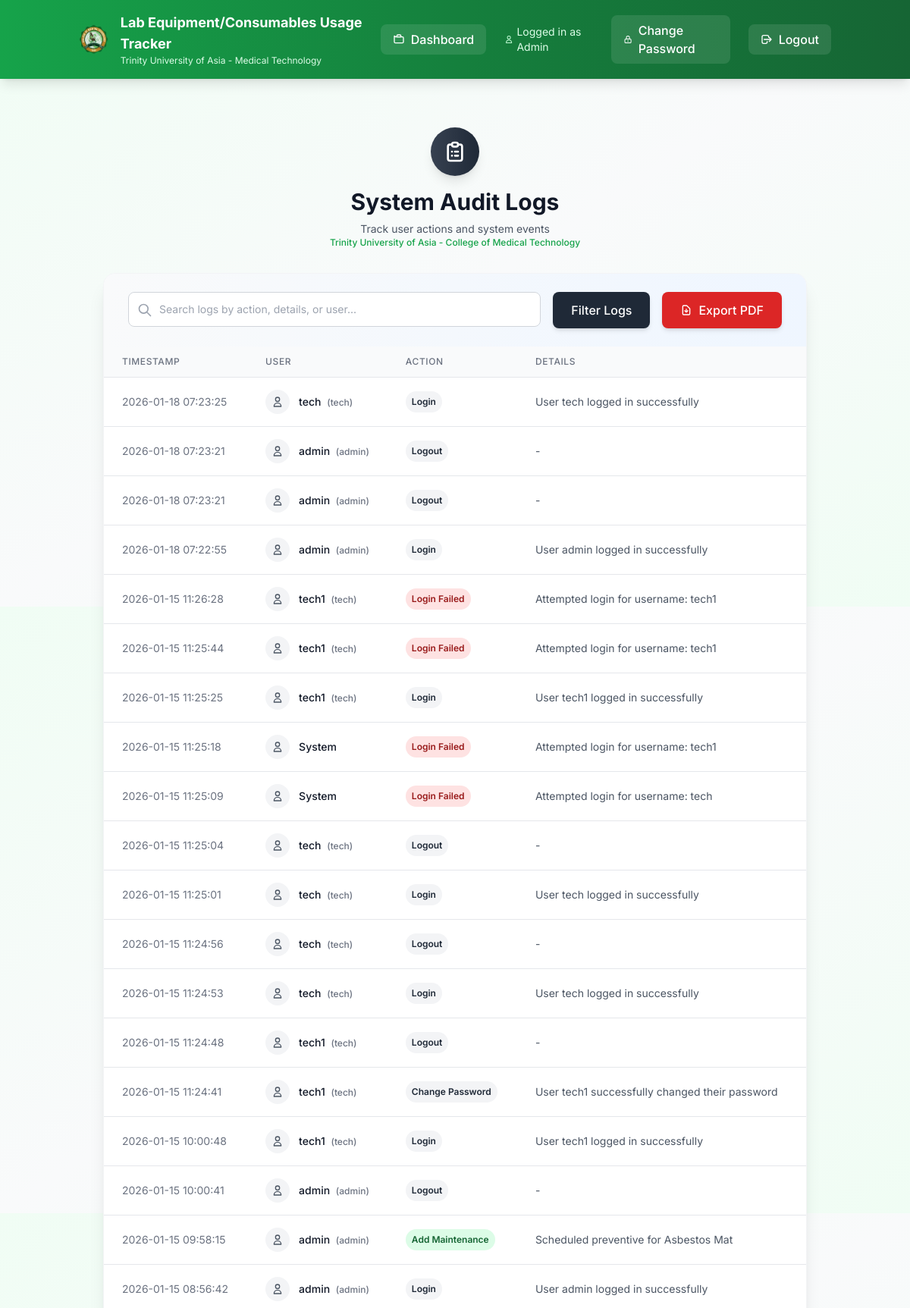
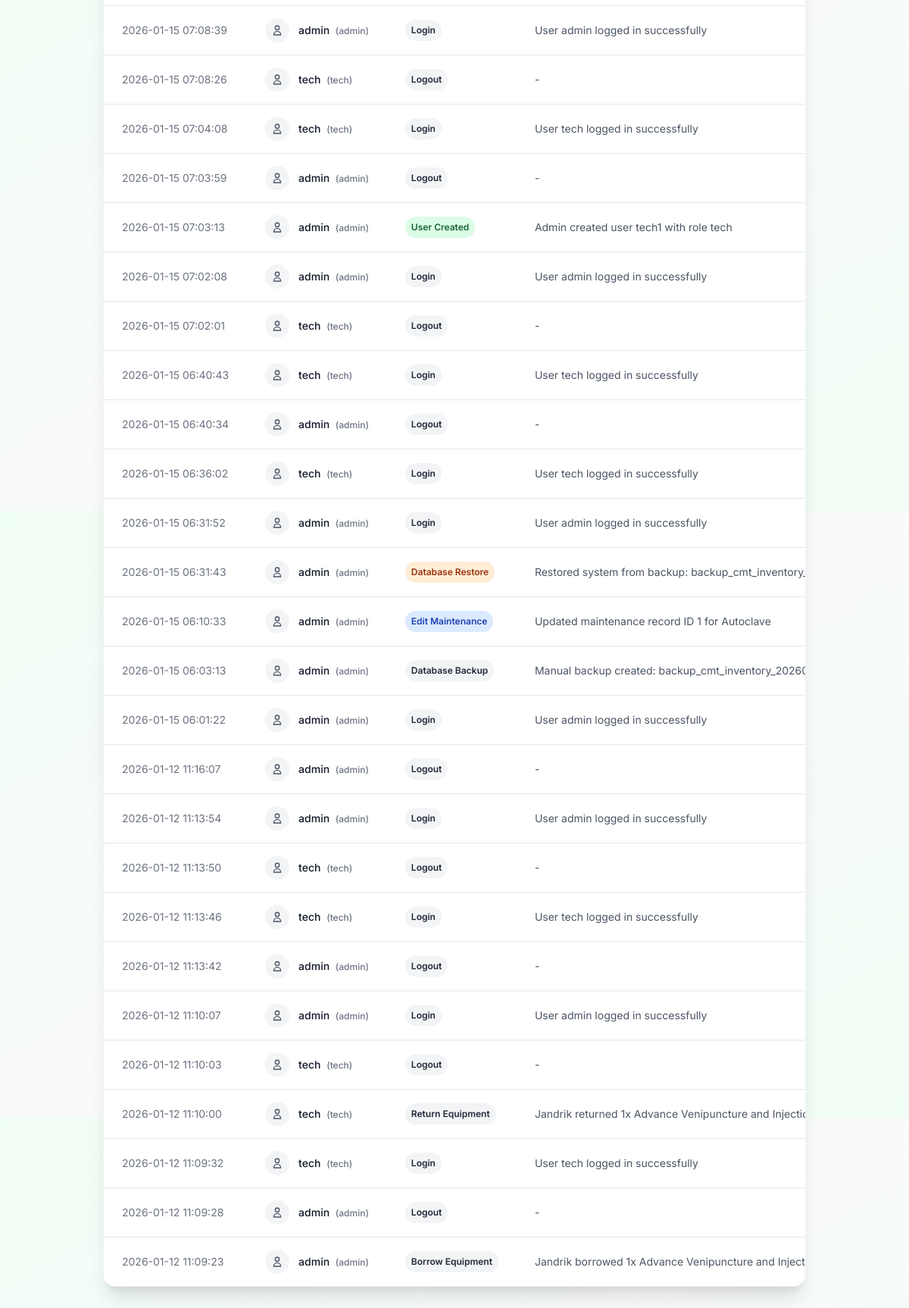
/admin/logs (signed in), run on the app's committed database (2 pictures, top to bottom).
### models.py (models this page shows)
class AuditLog(db.Model):
    id = db.Column(db.Integer, primary_key=True)
    user_id = db.Column(db.Integer, db.ForeignKey('user.id'), nullable=True)
    action = db.Column(db.String(100), nullable=False)
    details = db.Column(db.Text, nullable=True)
    timestamp = db.Column(db.DateTime, default=db.func.current_timestamp())
    ip_address = db.Column(db.String(45), nullable=True)
    user = db.relationship('User', backref='audit_logs')

class User(db.Model):
    id = db.Column(db.Integer, primary_key=True)
    username = db.Column(db.String(80), unique=True, nullable=False)
    password = db.Column(db.String(120), nullable=False)
    role = db.Column(db.String(20), nullable=False)  # admin, tech, faculty

### app.py (the view)
@app.route('/admin/logs')
def view_logs():
    if session.get('role') != 'admin':
        return redirect(url_for('dashboard'))
    q = request.args.get('q', '').strip()
    query = AuditLog.query.join(User, isouter=True)
    if q:
        query = query.filter(or_(
            AuditLog.action.ilike(f'%{q}%'),
            AuditLog.details.ilike(f'%{q}%'),
            User.username.ilike(f'%{q}%')
        ))
    logs = query.order_by(AuditLog.timestamp.desc()).limit(500).all()
    return render_template('system_logs.html', logs=logs, q=q)

### templates/system_logs.html (shortened to what this page needs)
{% extends "base.html" %}
{% block content %}
<div class="min-h-screen py-8 px-4 sm:px-6 lg:px-8">
  <div class="max-w-7xl mx-auto">
    <div class="text-center mb-8">
      <div class="mx-auto h-16 w-16 bg-gradient-to-r from-gray-700 to-gray-800 rounded-full flex items-center justify-center shadow-lg mb-4">
      </div>
      <h1 class="text-3xl font-bold text-gray-900 mb-2">System Audit Logs</h1>
      <p class="text-sm text-gray-600">Track user actions and system events</p>
      <p class="text-xs text-green-600 font-medium">Trinity University of Asia - College of Medical Technology</p>
    </div>
    <div class="bg-white rounded-2xl shadow-xl border border-gray-100 overflow-hidden mb-6">
      <div class="px-8 py-6 bg-gradient-to-r from-gray-50 to-blue-50">
        <form method="GET" action="{{ url_for('view_logs') }}" class="flex gap-4">
          <div class="flex-1 relative">
            <div class="absolute inset-y-0 left-0 pl-3 flex items-center pointer-events-none">
            </div>
            <input type="text" name="q" value="{{ q }}" placeholder="Search logs by action, details, or user..."
                   class="block w-full pl-10 pr-3 py-3 border border-gray-300 rounded-lg focus:ring-2 focus:ring-blue-500 focus:border-blue-500 text-sm">
          </div>
          <button type="submit" class="px-6 py-3 bg-gray-800 text-white font-medium rounded-lg hover:bg-gray-700 transition shadow-md">
            Filter Logs
          </button>
          <a href="{{ url_for('export_logs_pdf', q=q) }}" class="px-6 py-3 bg-red-600 text-white font-medium rounded-lg hover:bg-red-700 transition shadow-md flex items-center">
            <svg class="h-4 w-4 mr-2" fill="none" stroke="currentColor" viewBox="0 0 24 24">
              <path stroke-linecap="round" stroke-linejoin="round" stroke-width="2" d="M12 10v6m0 0l-3-3m3 3l3-3m2 8H7a2 2 0 01-2-2V5a2 2 0 012-2h5.586a1 1 0 01.707.293l5.414 5.414a1 1 0 01.293.707V19a2 2 0 01-2 2z"/>
            </svg>
            Export PDF
          </a>
        </form>
      </div>
      <div class="overflow-x-auto">
        <table class="min-w-full divide-y divide-gray-200">
          <thead class="bg-gray-50">
            <tr>
              <th class="px-6 py-3 text-left text-xs font-medium text-gray-500 uppercase tracking-wider">Timestamp</th>
              <th class="px-6 py-3 text-left text-xs font-medium text-gray-500 uppercase tracking-wider">User</th>
              <th class="px-6 py-3 text-left text-xs font-medium text-gray-500 uppercase tracking-wider">Action</th>
              <th class="px-6 py-3 text-left text-xs font-medium text-gray-500 uppercase tracking-wider">Details</th>
            </tr>
          </thead>
          <tbody class="bg-white divide-y divide-gray-200">
            {% for log in logs %}
            <tr class="hover:bg-gray-50 transition duration-150">
              <td class="px-6 py-4 whitespace-nowrap text-sm text-gray-500">
                {{ log.timestamp.strftime('%Y-%m-%d %H:%M:%S') }}
              </td>
              <td class="px-6 py-4 whitespace-nowrap">
                <div class="flex items-center">
                  <div class="h-8 w-8 bg-gray-100 rounded-full flex items-center justify-center mr-3">
                    <svg class="h-4 w-4 text-gray-600" fill="none" stroke="currentColor" viewBox="0 0 24 24">
                      <path stroke-linecap="round" stroke-linejoin="round" stroke-width="2" d="M16 7a4 4 0 11-8 0 4 4 0 018 0zM12 14a7 7 0 00-7 7h14a7 7 0 00-7-7z"/>
                    </svg>
                  </div>
                  <div class="text-sm font-medium text-gray-900">
                    {{ log.user.username if log.user else 'System' }}
                    {% if log.user %}
                    <span class="ml-1 text-xs text-gray-500">({{ log.user.role }})</span>
                    {% endif %}
                  </div>
                </div>
              </td>
              <td class="px-6 py-4 whitespace-nowrap">
                <span class="px-2 py-1 inline-flex text-xs leading-5 font-semibold rounded-full
                      {% if 'Delete' in log.action or 'Failed' in log.action %}bg-red-100 text-red-800
                      {% elif 'Create' in log.action or 'Add' in log.action %}bg-green-100 text-green-800
                      {% elif 'Edit' in log.action or 'Update' in log.action %}bg-blue-100 text-blue-800
                      {% elif 'Restore' in log.action %}bg-orange-100 text-orange-800
                      {% else %}bg-gray-100 text-gray-800{% endif %}">
                  {{ log.action }}
                </span>
              </td>
              <td class="px-6 py-4 text-sm text-gray-600 max-w-md truncate">
                {{ log.details or '-' }}
              </td>
            </tr>
            {% endfor %}
          </tbody>
        </table>
      </div>
    </div>
  </div>
</div>
{% endblock %}

### templates/base.html (style rules this page uses)
body { font-family: 'Inter', sans-serif; }
* { transition: all 0.2s ease-in-out; }

### templates/system_logs.html (style rules this page uses)
body { font-family: 'Inter', sans-serif; }
.max-w-7xl { animation: fadeInUp 0.6s ease-out; }

### data on the page
AuditLog: timestamp "2026-01-18 07:23:25", user "tech", user.role "tech", action "Login", details "User tech logged in successfully"
AuditLog: timestamp "2026-01-18 07:23:21", user "admin", user.role "admin", action "Logout", details "-"
AuditLog: timestamp "2026-01-18 07:23:21", user "admin", user.role "admin", action "Logout", details "-"
AuditLog: timestamp "2026-01-18 07:22:55", user "admin", user.role "admin", action "Login", details "User admin logged in successfully"
AuditLog: timestamp "2026-01-15 11:26:28", user "tech1", user.role "tech", action "Login Failed", details "Attempted login for username: tech1"
AuditLog: timestamp "2026-01-15 11:25:44", user "tech1", user.role "tech", action "Login Failed", details "Attempted login for username: tech1"
AuditLog: timestamp "2026-01-15 11:25:25", user "tech1", user.role "tech", action "Login", details "User tech1 logged in successfully"
AuditLog: timestamp "2026-01-15 11:25:18", user "System", action "Login Failed", details "Attempted login for username: tech1"
AuditLog: timestamp "2026-01-15 11:25:09", user "System", action "Login Failed", details "Attempted login for username: tech"
AuditLog: timestamp "2026-01-15 11:25:04", user "tech", user.role "tech", action "Logout", details "-"
AuditLog: timestamp "2026-01-15 11:25:01", user "tech", user.role "tech", action "Login", details "User tech logged in successfully"
AuditLog: timestamp "2026-01-15 11:24:56", user "tech", user.role "tech", action "Logout", details "-"
AuditLog: timestamp "2026-01-15 11:24:53", user "tech", user.role "tech", action "Login", details "User tech logged in successfully"
AuditLog: timestamp "2026-01-15 11:24:48", user "tech1", user.role "tech", action "Logout", details "-"
AuditLog: timestamp "2026-01-15 11:24:41", user "tech1", user.role "tech", action "Change Password", details "User tech1 successfully changed their password"
AuditLog: timestamp "2026-01-15 10:00:48", user "tech1", user.role "tech", action "Login", details "User tech1 logged in successfully"
AuditLog: timestamp "2026-01-15 10:00:41", user "admin", user.role "admin", action "Logout", details "-"
AuditLog: timestamp "2026-01-15 09:58:15", user "admin", user.role "admin", action "Add Maintenance", details "Scheduled preventive for Asbestos Mat"
AuditLog: timestamp "2026-01-15 08:56:42", user "admin", user.role "admin", action "Login", details "User admin logged in successfully"
AuditLog: timestamp "2026-01-15 07:08:39", user "admin", user.role "admin", action "Login", details "User admin logged in successfully"
AuditLog: timestamp "2026-01-15 07:08:26", user "tech", user.role "tech", action "Logout", details "-"
AuditLog: timestamp "2026-01-15 07:04:08", user "tech", user.role "tech", action "Login", details "User tech logged in successfully"
AuditLog: timestamp "2026-01-15 07:03:59", user "admin", user.role "admin", action "Logout", details "-"
AuditLog: timestamp "2026-01-15 07:03:13", user "admin", user.role "admin", action "User Created", details "Admin created user tech1 with role tech"
AuditLog: timestamp "2026-01-15 07:02:08", user "admin", user.role "admin", action "Login", details "User admin logged in successfully"
AuditLog: timestamp "2026-01-15 07:02:01", user "tech", user.role "tech", action "Logout", details "-"
AuditLog: timestamp "2026-01-15 06:40:43", user "tech", user.role "tech", action "Login", details "User tech logged in successfully"
AuditLog: timestamp "2026-01-15 06:40:34", user "admin", user.role "admin", action "Logout", details "-"
AuditLog: timestamp "2026-01-15 06:36:02", user "tech", user.role "tech", action "Login", details "User tech logged in successfully"
AuditLog: timestamp "2026-01-15 06:31:52", user "admin", user.role "admin", action "Login", details "User admin logged in successfully"
AuditLog: timestamp "2026-01-15 06:31:43", user "admin", user.role "admin", action "Database Restore", details "Restored system from backup: backup_cmt_inventory_202…"
AuditLog: timestamp "2026-01-15 06:10:33", user "admin", user.role "admin", action "Edit Maintenance", details "Updated maintenance record ID 1 for Autoclave"
AuditLog: timestamp "2026-01-15 06:03:13", user "admin", user.role "admin", action "Database Backup", details "Manual backup created: backup_cmt_inventory_20260115_…"
AuditLog: timestamp "2026-01-15 06:01:22", user "admin", user.role "admin", action "Login", details "User admin logged in successfully"
AuditLog: timestamp "2026-01-12 11:16:07", user "admin", user.role "admin", action "Logout", details "-"
AuditLog: timestamp "2026-01-12 11:13:54", user "admin", user.role "admin", action "Login", details "User admin logged in successfully"
AuditLog: timestamp "2026-01-12 11:13:50", user "tech", user.role "tech", action "Logout", details "-"
AuditLog: timestamp "2026-01-12 11:13:46", user "tech", user.role "tech", action "Login", details "User tech logged in successfully"
AuditLog: timestamp "2026-01-12 11:13:42", user "admin", user.role "admin", action "Logout", details "-"
AuditLog: timestamp "2026-01-12 11:10:07", user "admin", user.role "admin", action "Login", details "User admin logged in successfully"
AuditLog: timestamp "2026-01-12 11:10:03", user "tech", user.role "tech", action "Logout", details "-"
AuditLog: timestamp "2026-01-12 11:10:00", user "tech", user.role "tech", action "Return Equipment", details "Jandrik returned 1x Advance Venipuncture and Injection A…"
AuditLog: timestamp "2026-01-12 11:09:32", user "tech", user.role "tech", action "Login", details "User tech logged in successfully"
AuditLog: timestamp "2026-01-12 11:09:28", user "admin", user.role "admin", action "Logout", details "-"
AuditLog: timestamp "2026-01-12 11:09:23", user "admin", user.role "admin", action "Borrow Equipment", details "Jandrik borrowed 1x Advance Venipuncture and Injection…"

### other printed values
{{ session.get('role', 'User').title() }} "Admin"
